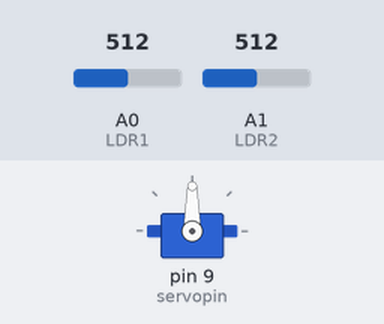
A sketch run on a simulated Arduino Uno, built with avr-gcc and run on an emulated ATmega328P. Shown: servo. The inputs (shaded band) are chosen by the test bench; at power-on: A0 (LDR1) = 512, A1 (LDR2) = 512.

Above: at 1.4 s.
1.5 s: A0 (LDR1) set to 526
At 2.3 s:
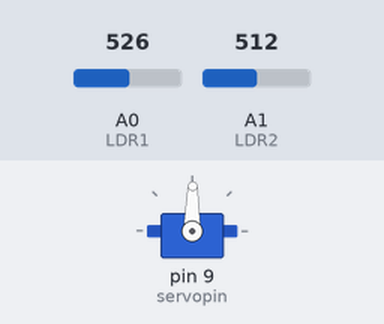
4.5 s: A0 (LDR1) set to 306
7.5 s: A1 (LDR2) set to 327
10.5 s: A1 (LDR2) set to 311
At 11.6 s:
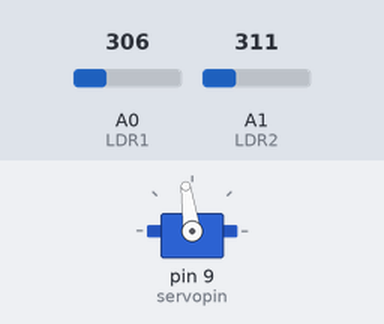
12.0 s: A0 (LDR1) set to 293
At 13.92 s:
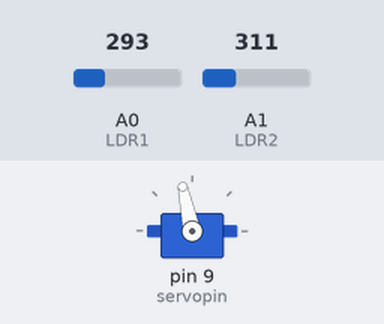
15.0 s: A0 (LDR1) set to 511
At 26.34 s:
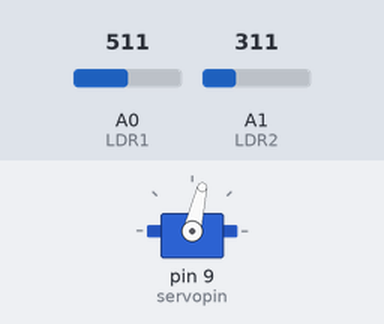
Timing chart, 0 to 27.2 s (numbered marks = the images above; inputs shaded):
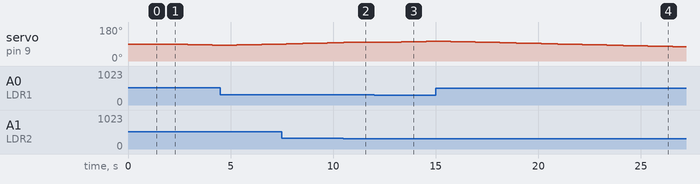

The sketch:

EW_final_code.ino
```cpp
#include <Servo.h>
Servo sg90;

int initial_position = 90;
int LDR1 = A0;
int LDR2 = A1;
int error = 5;
int servopin = 9;

void setup() {
  sg90.attach(servopin);
  sg90.write(initial_position);
  delay(200); // Wait for the servo to settle
}

void loop() {
  int R1 = analogRead(LDR1);
  int R2 = analogRead(LDR2);
  Serial.println(R1);
  Serial.println("LDR1");
  Serial.println(R2);
  Serial.println("LDR2");
  delay(300);

  int diff = abs(R1 - R2);

  if (diff > error) {
    if (R1 > R2) {
      initial_position--; // Move servo to the left
    }
    if (R1 < R2) {
      initial_position++; // Move servo to the right
    }

    // Ensure the position stays within valid range (0° to 180°)
    if (initial_position < 0) {
      initial_position = 0;
    } else if (initial_position > 180) {
      initial_position = 180;
    }

    sg90.write(initial_position);
  }
  delay(100);
}
```

Measured:
- after the input at 1.5 s, servo on pin 9 (servopin): moves from 90° to 84° over 2.0 s, starting after 0.60 s
- after the input at 10.5 s, servo on pin 9 (servopin): goes on until 10.5 s, then stays 98°
- after the input at 12.0 s, servo on pin 9 (servopin): moves from 98° to 105° over 2.4 s, starting after 0.52 s
